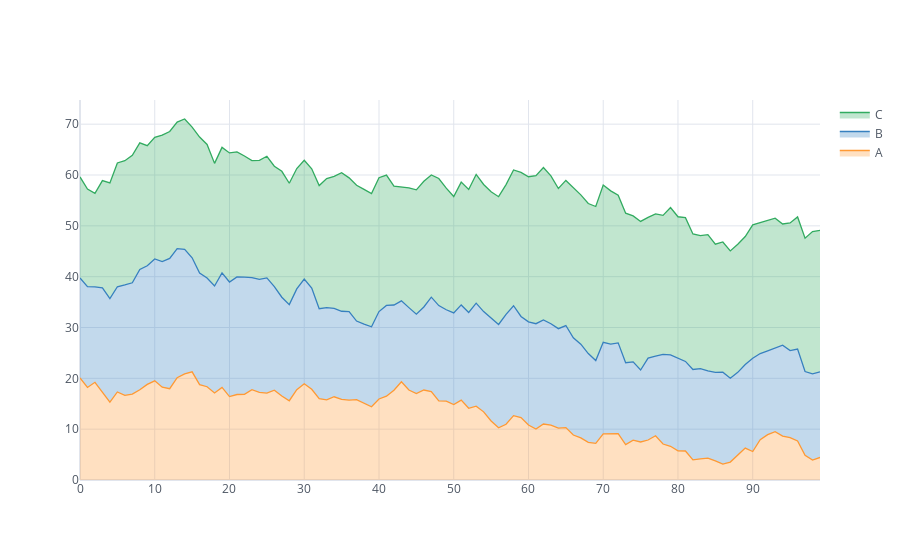

Source (notebook cell):
### Code cell
df.iplot(kind = 'area', fill = True)
